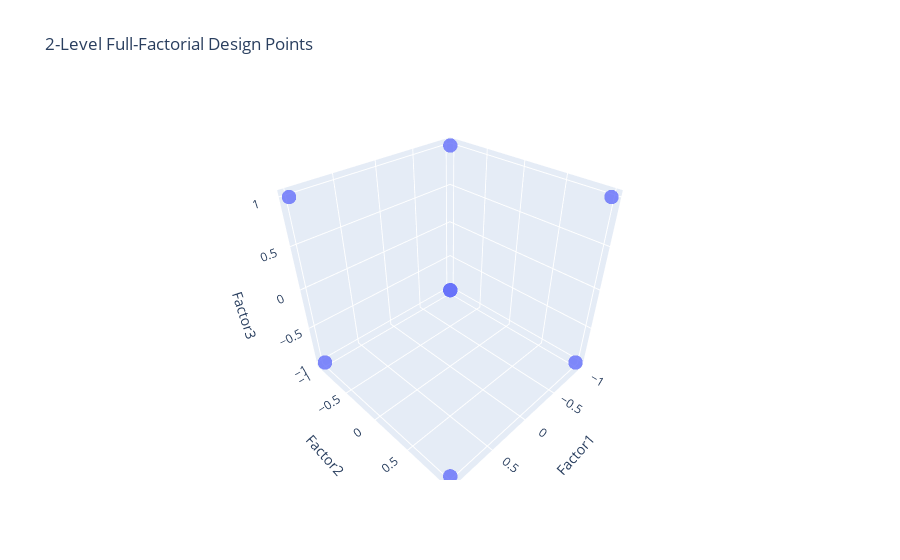

The notebook cell saved with this chart:
### Code cell
# Create a 3D scatter plot
fig = go.Figure(data=[go.Scatter3d(
    x=design_table[0], y=design_table[1], z=design_table[2], mode='markers',
    marker=dict(size=5, opacity=0.8,),
    text=[f'Factor1: {x}, Factor2: {y}, Factor3: {z}' for x, y, z in zip(design_table[0], design_table[1], design_table[2])]
)])

# Update layout
fig.update_layout(
    title='2-Level Full-Factorial Design Points',
    scene = dict(
        xaxis_title='Factor1',
        yaxis_title='Factor2',
        zaxis_title='Factor3')
)

fig.show()

# Renames the columns of the design_table DataFrame for clarity, changing them from 0, 1, 2 to "Factor_1", "Factor_2", and "Factor_3".
design_table.rename(columns={0:"Factor_1", 1:"Factor_2", 2:"Factor_3"}, inplace=True)
design_table

### Figure 1 — Plotly figure (JSON) as saved in the notebook; plotly's stock layout.template omitted (floating-point values rounded to 4 significant figures)
{"data": [{"marker": {"opacity": 0.8, "size": 5}, "mode": "markers", "text": ["Factor1: -1.0, Factor2: -1.0, Factor3: -1.0", "Factor1: 1.0, Factor2: -1.0, Factor3: -1.0", "Factor1: -1.0, Factor2: 1.0, Factor3: -1.0", "Factor1: 1.0, Factor2: 1.0, Factor3: -1.0", "Factor1: -1.0, Factor2: -1.0, Factor3: 1.0", "Factor1: 1.0, Factor2: -1.0, Factor3: 1.0", "Factor1: -1.0, Factor2: 1.0, Factor3: 1.0", "Factor1: 1.0, Factor2: 1.0, Factor3: 1.0"], "type": "scatter3d", "x": [-1, 1, -1, 1, -1, 1, -1, 1], "y": [-1, -1, 1, 1, -1, -1, 1, 1], "z": [-1, -1, -1, -1, 1, 1, 1, 1]}], "layout": {"scene": {"xaxis": {"title": {"text": "Factor1"}}, "yaxis": {"title": {"text": "Factor2"}}, "zaxis": {"title": {"text": "Factor3"}}}, "title": {"text": "2-Level Full-Factorial Design Points"}}}
